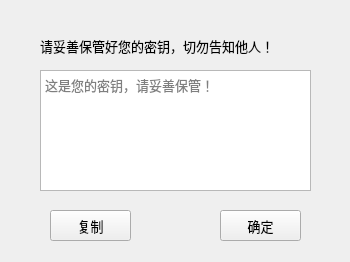
<?xml version="1.0" encoding="UTF-8"?>
<ui version="4.0">
 <class>Form</class>
 <widget class="QWidget" name="Form">
  <property name="geometry">
   <rect>
    <x>0</x>
    <y>0</y>
    <width>350</width>
    <height>262</height>
   </rect>
  </property>
  <property name="windowTitle">
   <string>Form</string>
  </property>
  <widget class="QTextEdit" name="keyEdit">
   <property name="geometry">
    <rect>
     <x>40</x>
     <y>70</y>
     <width>271</width>
     <height>121</height>
    </rect>
   </property>
   <property name="font">
    <font>
     <pointsize>10</pointsize>
    </font>
   </property>
   <property name="placeholderText">
    <string>这是您的密钥，请妥善保管！</string>
   </property>
  </widget>
  <widget class="QLabel" name="label">
   <property name="geometry">
    <rect>
     <x>40</x>
     <y>30</y>
     <width>271</width>
     <height>31</height>
    </rect>
   </property>
   <property name="font">
    <font>
     <pointsize>10</pointsize>
    </font>
   </property>
   <property name="text">
    <string>请妥善保管好您的密钥，切勿告知他人！</string>
   </property>
  </widget>
  <widget class="QPushButton" name="pushButton">
   <property name="geometry">
    <rect>
     <x>220</x>
     <y>210</y>
     <width>81</width>
     <height>31</height>
    </rect>
   </property>
   <property name="font">
    <font>
     <pointsize>10</pointsize>
    </font>
   </property>
   <property name="text">
    <string>确定</string>
   </property>
  </widget>
  <widget class="QPushButton" name="pushButton_2">
   <property name="geometry">
    <rect>
     <x>50</x>
     <y>210</y>
     <width>81</width>
     <height>31</height>
    </rect>
   </property>
   <property name="font">
    <font>
     <pointsize>10</pointsize>
    </font>
   </property>
   <property name="text">
    <string>复制</string>
   </property>
  </widget>
 </widget>
 <resources/>
 <connections>
  <connection>
   <sender>pushButton</sender>
   <signal>clicked()</signal>
   <receiver>Form</receiver>
   <slot>confirm()</slot>
   <hints>
    <hint type="sourcelabel">
     <x>267</x>
     <y>259</y>
    </hint>
    <hint type="destinationlabel">
     <x>178</x>
     <y>283</y>
    </hint>
   </hints>
  </connection>
  <connection>
   <sender>pushButton_2</sender>
   <signal>clicked()</signal>
   <receiver>Form</receiver>
   <slot>copy()</slot>
   <hints>
    <hint type="sourcelabel">
     <x>89</x>
     <y>263</y>
    </hint>
    <hint type="destinationlabel">
     <x>56</x>
     <y>290</y>
    </hint>
   </hints>
  </connection>
 </connections>
 <slots>
  <slot>confirm()</slot>
  <slot>copy()</slot>
 </slots>
</ui>
